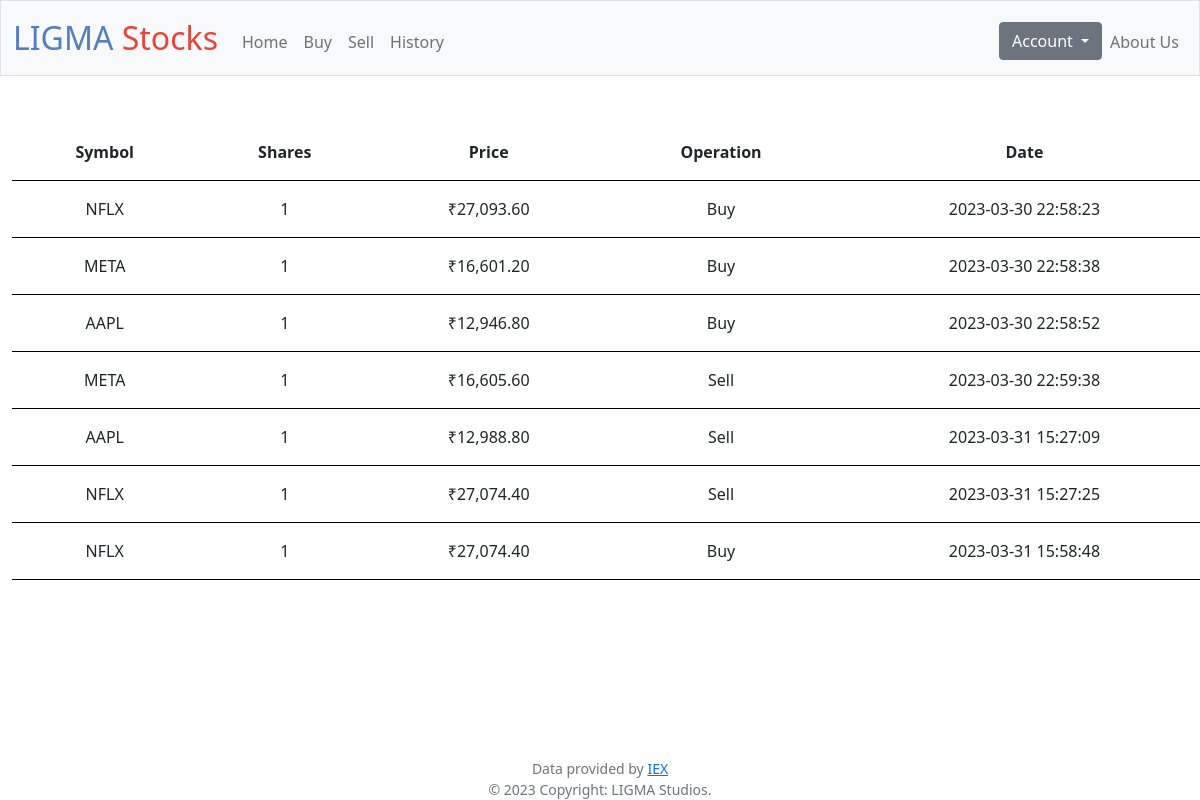
Screenshot of /history (signed in) with the database file from the repository.
### tables this page shows
CREATE TABLE 'stocks' ('id' INTEGER PRIMARY KEY AUTOINCREMENT NOT NULL, 'user_id' INTEGER, 'symbol' TEXT, 'shares' INTEGER, 'price' REAL, 'date' DATETIME, 'operation' TEXT);

### app.py (the view)
@app.route("/history")
@login_required
def history():
    stocks = db.execute("SELECT * FROM stocks WHERE user_id = ?", session["user_id"])
    return render_template("history.html", stocks=stocks)

### app.py (called while the page is built)
@app.after_request
def after_request(response):
    response.headers["Cache-Control"] = "no-cache, no-store, must-revalidate"
    response.headers["Expires"] = 0
    response.headers["Pragma"] = "no-cache"
    return response

### helpers.py (called while the page is built)
def login_required(f):
    @wraps(f)
    def decorated_function(*args, **kwargs):
        if session.get("user_id") is None:
            return redirect("/login")
        return f(*args, **kwargs)
    return decorated_function

def usd(value):
    return f"₹{value*80:,.2f}"

### templates/history.html (shortened to what this page needs)
{% extends "layout.html" %}
{% block main %}
    <table style="width: 100vw;">
        <thead>
            <th>Symbol</th>
            <th>Shares</th>
            <th>Price</th>
            <th>Operation</th>
            <th>Date</th>
        </thead>
        <tbody>
            {% for stock in stocks %}
            <tr>
                <td>{{ stock["symbol"] }}</td>
                <td>{{ stock["shares"] | abs }}</td>
                <td>{{ stock["price"] | usd}}</td>
                <td>{{ stock["operation"] }}</td>
                <td>{{ stock["date"] }}</td>
            </tr>
            {% endfor %}
        </tbody>
    </table>
{% endblock %}

### templates/layout.html (shortened to what this page needs)
<!DOCTYPE html>
<html lang="en">
    <head>
        <link href="https://cdn.jsdelivr.net/npm/bootstrap@5.1.3/dist/css/bootstrap.min.css" rel="stylesheet">
        <link href="/static/styles.css" rel="stylesheet">
    </head>
    <body>
        <nav class="bg-light border navbar navbar-expand-md navbar-light">
            <div class="container-fluid">
                <a class="navbar-brand" href="/"><span class="blue">LIGMA</span> <span class="red">Stocks</span></a>
                <div class="collapse navbar-collapse" id="navbar">
                    {% if session["user_id"] %}
                        <ul class="navbar-nav me-auto mt-2">
                            <li class="nav-item"><a class="nav-link" href="/quote">Home</a></li>
                            <li class="nav-item"><a class="nav-link" href="/buy">Buy</a></li>
                            <li class="nav-item"><a class="nav-link" href="/sell">Sell</a></li>
                            <li class="nav-item"><a class="nav-link" href="/history">History</a></li>
                        </ul>
                        <ul class="navbar-nav ms-auto mt-2">
                            <li class="nav-item">
                                <div class="dropdown">
                                    <button class="btn btn-secondary dropdown-toggle" type="button" id="dropdownMenuButton" data-bs-toggle="dropdown" aria-haspopup="true" aria-expanded="false">
                                    Account
                                    </button>
                                </div>
                            </li>
                            <li class="nav-item"><a class="nav-link" href="/about-us">About Us</a></li>
                        </ul>
                    {% else %}
                        <ul class="navbar-nav ms-auto mt-2">
                            <li class="nav-item"><a class="nav-link" href="/register">Register</a></li>
                            <li class="nav-item"><a class="nav-link" href="/login">Log In</a></li>
                            <li class="nav-item"><a class="nav-link" href="/about-us">About Us</a></li>
                        </ul>
                    {% endif %}
                </div>
            </div>
        </nav>
        <main class="container-fluid py-5 text-center">
            {% block main %}{% endblock %}
        </main>
        <footer class="small text-center text-muted">
            Data provided by  <a href="https://iexcloud.io/">IEX</a>
            <br>
            © 2023 Copyright: LIGMA Studios.
        </footer>
    </body>
</html>

### static/styles.css (style rules this page uses)
nav .navbar-brand { font-size: xx-large; }
nav .navbar-brand .blue { color: #537fbe; }
nav .navbar-brand .red { color: #ea433b; }
main { text-align: center; margin-bottom: 3rem; }
td,th { display: table-cell; padding: 1rem 1rem 1rem 1rem; border-bottom: 1px solid black; border-collapse: collapse; }
body { min-height: 100vh; display: flex; flex-direction: column; }
footer { margin-top: auto; }
.nav-item { transition-duration: 0.2s; }
.dropdown { background: transparent !important; }

### rows the page displays
stocks: symbol "NFLX", shares|abs "1", price "₹27,093.60", operation "Buy", date "2023-03-30 22:58:23"
stocks: symbol "META", shares|abs "1", price "₹16,601.20", operation "Buy", date "2023-03-30 22:58:38"
stocks: symbol "AAPL", shares|abs "1", price "₹12,946.80", operation "Buy", date "2023-03-30 22:58:52"
stocks: symbol "META", shares|abs "1", price "₹16,605.60", operation "Sell", date "2023-03-30 22:59:38"
stocks: symbol "AAPL", shares|abs "1", price "₹12,988.80", operation "Sell", date "2023-03-31 15:27:09"
stocks: symbol "NFLX", shares|abs "1", price "₹27,074.40", operation "Sell", date "2023-03-31 15:27:25"
stocks: symbol "NFLX", shares|abs "1", price "₹27,074.40", operation "Buy", date "2023-03-31 15:58:48"
